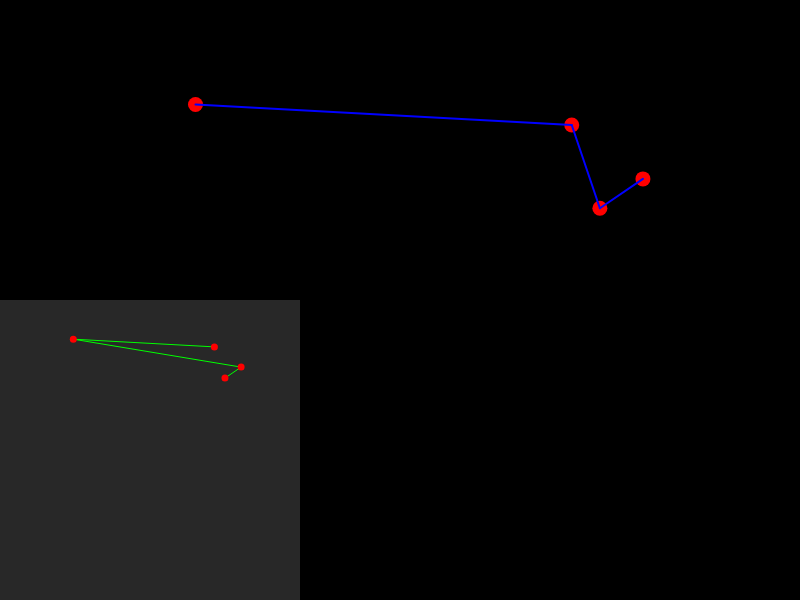
Frame 1 (no input)
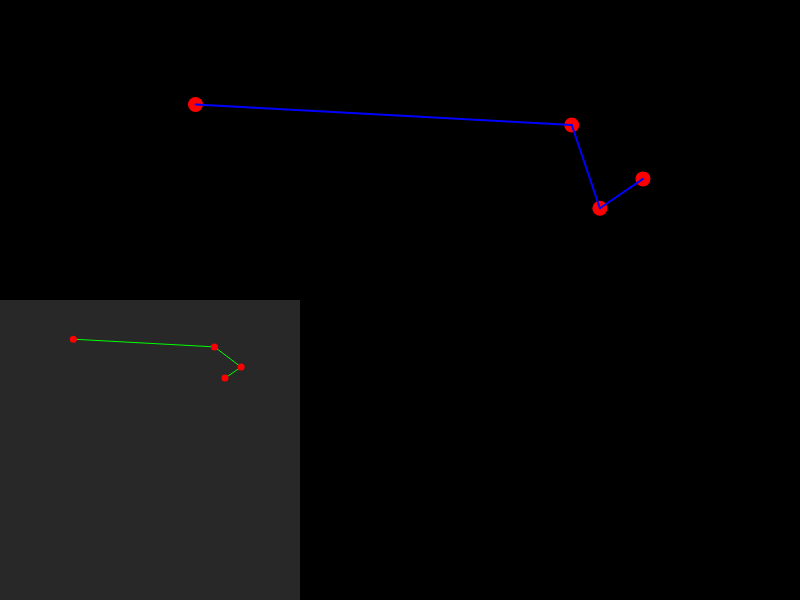
Frame 60 (no input)
Frame 120 (the mouse pressed at the canvas centre since frame 60): identical to frame 60, image omitted

The p5.js sketch that drew these frames (run headless with seeded random() and noise() and a simulated clock; from frame 60 on, the mouse is pressed at the canvas centre):

// p5.js sketch
// ── sketch.js
var mutationRate = 0.01;
var maxPop = 500;
var people;
var info;
var nCities = 4;
var cities=[];
var people = [];
var bestPath;
var precBest=0;

function setup()
{

  createCanvas(800,600);
  background(0);

  initCities();

  initVar();

  info=createP()
  up = createButton('Add city');
  down = createButton('Remove city');

  up.mousePressed(addCity);
  down.mousePressed(removeCity);

}

function draw()
{
  background(0)


  people.generate();
  people.calculateFitness();
  people.draw();

  drawCities();
  displayInfo();

}

function initVar()
{
  bestPath=null;
  perecBest=0;
  people = new  Population(cities,mutationRate,maxPop);
  bestPath = new Path(cities);
}

function initCities()
{
  cities=[];
  for(var i=0;i<nCities;i++)
  {
    cities[i] = new City(createVector(random(1,width),random(1,height)));
  }
}

function drawCities()
{
  for(var o of cities)
  {
    o.draw();
    o.drawMin();
  }
}

function displayInfo()
{
  var temp = people.currentMax();
  if(temp.fitness>bestPath.fitness)
    bestPath=temp;

  bestPath.draw(color(0,0,255));

  infostr="Best fitness: "+sqrt(bestPath.fitness)/100+" <br>Generation: "+people.generation+" <br>Improve rate: "+map(bestPath.fitness,0,precBest,0,1)+"<br>Mutation rate: "+(mutationRate*100)+"%<br>Cities number: "+cities.length+"<br>Population: "+maxPop;

  info.html(infostr);

  precBest=bestPath.fitness;

}

function addCity()
{
    nCities++;
    cities.push(new City(createVector(random(1,width),random(1,height))));
    initVar();
}

function removeCity()
{
    nCities--;
    cities.splice(cities.length-1)
    initVar();
}

// ── city.js
class City
{
  constructor(pos)
  {
    this.pos=pos;
  }

  update()
  {
    if(!this.finished)
     {
       this.velocity.rotate(this.dna.genes[this.genesIndex]);
       this.position.sub(this.velocity);

       if(this.genesIndex<this.dna.genes.length-1)
         this.genesIndex++;
       else
         this.finished=true;
     }
  }

  draw()
  {
      stroke(255,0,0);
      strokeWeight(15);
      point(this.pos.x,this.pos.y);
  }

  drawMin()
  {
    var dim=300;
    noStroke();
    fill(255,0,0);

    stroke(255,0,0)
    strokeWeight(7);
    var x=map(this.pos.x,0,width,0,dim);
    var y=map(this.pos.y,0,width,height-dim,height);

    point(x,y);

  }

  crossover(parent2)
  {
    return this.dna.crossover(parent2.dna);
  }

  calculateFitness()
  {
    let vel = this.time;
    if(vel<1) vel=1;

    let mult = 1;

    let d = dist(this.position.x, this.position.y, target.x, target.y);

    //reaches the target
    if(this.hitTarget)
    {
      mult=2;
      this.finished=true;
    }
    //hits the margins
    if(this.position.x<-(width/2)||this.position.x>(width/2)||this.position.y>height||this.position.y<0)
    {
      mult=0.01;
      vel=1000000;
      this.finished=true;
    }
    //hits the obstacle
    if(this.collision)
    {
      vel=1000000;
      mult=0.01;
      this.finished=true;
    }

    this.fitness = pow( 1/(d*(this.time)), 4)*mult;
  }


}

// ── path.js
//it's the DNA

class Path
{
    constructor(cities,child)
    {
      this.cities = cities;
      this.fitness=0;
      this.inedit=Path.initInedit(this.cities.length);

      if(child==undefined)
      {
        this.route=Path.initRoute(this.cities.length,this.inedit);
      }
      else
      {
        this.route=child;
      }
    }

    draw(color)
    {
      stroke(color)
      for(var i=0;i<this.route.length-1;i++)
      {
        strokeWeight(2);

        line(this.cities[this.route[i]].pos.x,this.cities[this.route[i]].pos.y,this.cities[this.route[i+1]].pos.x,this.cities[this.route[i+1]].pos.y);
      }
    }

    drawMin()
    {
      var dim=300;
      noStroke();
      fill(40);
      rect(0,height-dim,dim,dim)

      stroke(0,255,0)
      for(var i=0;i<this.route.length-1;i++)
      {
        strokeWeight(1);
        var x1=map(this.cities[this.route[i]].pos.x,0,width,0,dim);
        var y1=map(this.cities[this.route[i]].pos.y,0,width,height-dim,height);

        var x2=map(this.cities[this.route[i+1]].pos.x,0,width,0,dim);
        var y2=map(this.cities[this.route[i+1]].pos.y,0,width,height-dim,height);


        line(x1,y1,x2,y2);
      }
    }

    calculateFitness()
    {
      var d = 0;
      for(var i=0;i<this.route.length-1;i++)
      {
        d += dist(this.cities[this.route[i]].pos.x,this.cities[this.route[i]].pos.y,this.cities[this.route[i+1]].pos.x,this.cities[this.route[i+1]].pos.y);
      }

      this.fitness = pow(1/d,2);
    }

    crossover(partner)
    {
      var start = floor(random(this.route.length))
      var end = floor(random(start+1,this.route.length))

      var child = partner.route.slice(start,end);

      for(var i = 0;i<this.route.length;i++)
      {
        if(!child.includes(this.route[i]))
        {
          child.push(this.route[i]);
        }
      }
      var temp = new Path(this.cities,child);

      return temp;
    }

    mutate(mr)
    {
        var buff;

        for(var i=0;i<this.route.length;i++)
        {
          if(random(1)<mr)
          {
            buff = this.route[i];
            this.route.splice(i,1);
            this.route.push(buff);

          }
        }

    }

    static initRoute(dim,inedit)
    {
      var route = [];
      for(var i=0;i<dim;i++)
      {
        do
        {
          var quit = false;
          var r = floor(random(dim));
          if(!inedit[r])
          {
            quit=true;
            route[i] = r;
            inedit[r] = true;
          }
          else
            quit=false;
        }
        while(!quit);
      }

      return route;
    }

    static initInedit(dim)
    {
      var inedit = [];

      for(var i=0;i<dim;i++)
      {
          inedit[i] = false;
      }
      return inedit;
    }
}

// ── population.js
class Population
{
      constructor(cities,mutationRate,maxPop)
      {
        this.population = [];
        this.generation=0;
        this.mutationRate=mutationRate;
        this.cities=cities;
        this.prob=0;

        for(var i=0;i<maxPop;i++)
        {
          this.population[i] = new Path(this.cities);
        }
      }

      normalizeFitness()
      {
        var sum = 0;
        for(var o of this.population)
        {
          sum+=o.fitness;
        }
        //normalizing the probability into the range 0-1
        for(var i=0;i<this.population.length;i++)
        {
          this.population[i].prob=this.population[i].fitness/sum;
        }
      }

      generate()
      {
        var best = this.getBest();

        var newPop = []
        for(var i = 0;i<this.population.length;i++)
        {

          var parent1 = this.pickOne();
          var parent2 = this.pickOne();

          var child = parent1.crossover(parent2);

          newPop[i] = new Path(this.cities,child.route);
          newPop[i].mutate(this.mutationRate);
        }
        this.population=newPop;
        this.generation++;
      }

      calculateFitness()
      {
        for(var i=0;i<this.population.length;i++)
        {
          this.population[i].calculateFitness();
        }
      }

      maxFitness()
      {
        let maxFitness = 0;
        for (let i = 0; i < this.population.length; i++) {
          if (this.population[i].fitness > maxFitness) {
            maxFitness = this.population[i].fitness;
          }
        }
        return maxFitness;
      }

      currentMax()
      {
        let maxFitness = -1;
        var current;
        for (let i = 0; i < this.population.length; i++)
        {
          if (this.population[i].fitness > maxFitness)
          {
            maxFitness = this.population[i].fitness;
            current = this.population[i];
          }
        }
        return current;

      }

      getBest()
      {
        var max = -100;
        var maxo;
        for(var o of this.population)
          {
            if(o.fitness>max)
            {
              maxo=o;
              max=o.fitness;
            }
          }
        return maxo;
      }

      draw(color)
      {
        for(var o of this.population)
            o.drawMin(color);
      }

    //pick one element of the population basing on its fitness and so to its probability
    pickOne()
    {
      //normalizes the probability
      this.normalizeFitness();

      var select = 0;
      var selector = Math.random();
      while(selector > 0)
      {
          selector-=this.population[select].prob;
          select++;
      }
      select--;
      return this.population[select];
    }

}
